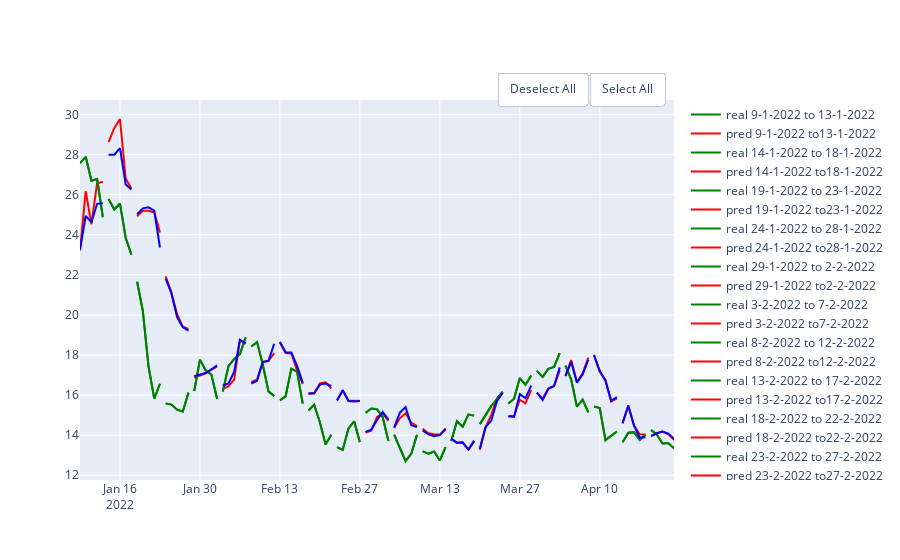

Here is the notebook cell this chart was saved with:
### Markdown cell above
## Random Forest

### Code cell
rf_se = RandomForestRegressor(random_state=10,criterion='mse')
rf_ae = RandomForestRegressor(random_state=10,criterion='mae')
df = pd.DataFrame(columns = ['MAE', 'MSE','RMSE','R2'], index = ['mse','mae'])
show_results(df, df_link,'close',100,5, rf_se, rf_ae)

### Figure 1 — Plotly figure (JSON) as saved in the notebook; plotly's stock layout.template omitted (floating-point values rounded to 4 significant figures)
{"data": [{"line": {"color": "green"}, "mode": "lines", "name": "real 9-1-2022 to 13-1-2022", "type": "scatter", "x": ["2022-01-09T00:00:00", "2022-01-10T00:00:00", "2022-01-11T00:00:00", "2022-01-12T00:00:00", "2022-01-13T00:00:00"], "y": [27.57, 27.88, 26.69, 26.78, 24.87]}, {"line": {"color": "red"}, "mode": "lines", "name": "pred 9-1-2022 to13-1-2022", "type": "scatter", "x": ["2022-01-09T00:00:00", "2022-01-10T00:00:00", "2022-01-11T00:00:00", "2022-01-12T00:00:00", "2022-01-13T00:00:00"], "y": [23.21, 26.17, 24.52, 26.57, 26.63]}, {"line": {"color": "green"}, "mode": "lines", "name": "real 14-1-2022 to 18-1-2022", "type": "scatter", "x": ["2022-01-14T00:00:00", "2022-01-15T00:00:00", "2022-01-16T00:00:00", "2022-01-17T00:00:00", "2022-01-18T00:00:00"], "y": [25.78, 25.25, 25.55, 23.84, 23.0]}, {"line": {"color": "red"}, "mode": "lines", "name": "pred 14-1-2022 to18-1-2022", "type": "scatter", "x": ["2022-01-14T00:00:00", "2022-01-15T00:00:00", "2022-01-16T00:00:00", "2022-01-17T00:00:00", "2022-01-18T00:00:00"], "y": [28.61, 29.31, 29.77, 26.8, 26.3]}, {"line": {"color": "green"}, "mode": "lines", "name": "real 19-1-2022 to 23-1-2022", "type": "scatter", "x": ["2022-01-19T00:00:00", "2022-01-20T00:00:00", "2022-01-21T00:00:00", "2022-01-22T00:00:00", "2022-01-23T00:00:00"], "y": [21.65, 20.2, 17.43, 15.83, 16.57]}, {"line": {"color": "red"}, "mode": "lines", "name": "pred 19-1-2022 to23-1-2022", "type": "scatter", "x": ["2022-01-19T00:00:00", "2022-01-20T00:00:00", "2022-01-21T00:00:00", "2022-01-22T00:00:00", "2022-01-23T00:00:00"], "y": [24.91, 25.19, 25.2, 25.11, 24.11]}, {"line": {"color": "green"}, "mode": "lines", "name": "real 24-1-2022 to 28-1-2022", "type": "scatter", "x": ["2022-01-24T00:00:00", "2022-01-25T00:00:00", "2022-01-26T00:00:00", "2022-01-27T00:00:00", "2022-01-28T00:00:00"], "y": [15.58, 15.53, 15.27, 15.18, 16.12]}, {"line": {"color": "red"}, "mode": "lines", "name": "pred 24-1-2022 to28-1-2022", "type": "scatter", "x": ["2022-01-24T00:00:00", "2022-01-25T00:00:00", "2022-01-26T00:00:00", "2022-01-27T00:00:00", "2022-01-28T00:00:00"], "y": [21.92, 21.12, 20.03, 19.41, 19.3]}, {"line": {"color": "green"}, "mode": "lines", "name": "real 29-1-2022 to 2-2-2022", "type": "scatter", "x": ["2022-01-29T00:00:00", "2022-01-30T00:00:00", "2022-01-31T00:00:00", "2022-02-01T00:00:00", "2022-02-02T00:00:00"], "y": [16.21, 17.77, 17.24, 17.02, 15.82]}, {"line": {"color": "red"}, "mode": "lines", "name": "pred 29-1-2022 to2-2-2022", "type": "scatter", "x": ["2022-01-29T00:00:00", "2022-01-30T00:00:00", "2022-01-31T00:00:00", "2022-02-01T00:00:00", "2022-02-02T00:00:00"], "y": [16.87, 17.0, 17.09, 17.27, 17.42]}, {"line": {"color": "green"}, "mode": "lines", "name": "real 3-2-2022 to 7-2-2022", "type": "scatter", "x": ["2022-02-03T00:00:00", "2022-02-04T00:00:00", "2022-02-05T00:00:00", "2022-02-06T00:00:00", "2022-02-07T00:00:00"], "y": [16.18, 17.45, 17.8, 18.04, 18.88]}, {"line": {"color": "red"}, "mode": "lines", "name": "pred 3-2-2022 to7-2-2022", "type": "scatter", "x": ["2022-02-03T00:00:00", "2022-02-04T00:00:00", "2022-02-05T00:00:00", "2022-02-06T00:00:00", "2022-02-07T00:00:00"], "y": [16.31, 16.43, 16.78, 18.74, 18.55]}, {"line": {"color": "green"}, "mode": "lines", "name": "real 8-2-2022 to 12-2-2022", "type": "scatter", "x": ["2022-02-08T00:00:00", "2022-02-09T00:00:00", "2022-02-10T00:00:00", "2022-02-11T00:00:00", "2022-02-12T00:00:00"], "y": [18.43, 18.64, 17.53, 16.18, 15.95]}, {"line": {"color": "red"}, "mode": "lines", "name": "pred 8-2-2022 to12-2-2022", "type": "scatter", "x": ["2022-02-08T00:00:00", "2022-02-09T00:00:00", "2022-02-10T00:00:00", "2022-02-11T00:00:00", "2022-02-12T00:00:00"], "y": [16.65, 16.78, 17.64, 17.7, 18.09]}, {"line": {"color": "green"}, "mode": "lines", "name": "real 13-2-2022 to 17-2-2022", "type": "scatter", "x": ["2022-02-13T00:00:00", "2022-02-14T00:00:00", "2022-02-15T00:00:00", "2022-02-16T00:00:00", "2022-02-17T00:00:00"], "y": [15.74, 15.94, 17.32, 17.17, 15.57]}, {"line": {"color": "red"}, "mode": "lines", "name": "pred 13-2-2022 to17-2-2022", "type": "scatter", "x": ["2022-02-13T00:00:00", "2022-02-14T00:00:00", "2022-02-15T00:00:00", "2022-02-16T00:00:00", "2022-02-17T00:00:00"], "y": [18.64, 18.1, 18.08, 17.24, 16.54]}, {"line": {"color": "green"}, "mode": "lines", "name": "real 18-2-2022 to 22-2-2022", "type": "scatter", "x": ["2022-02-18T00:00:00", "2022-02-19T00:00:00", "2022-02-20T00:00:00", "2022-02-21T00:00:00", "2022-02-22T00:00:00"], "y": [15.23, 15.52, 14.65, 13.54, 14.03]}, {"line": {"color": "red"}, "mode": "lines", "name": "pred 18-2-2022 to22-2-2022", "type": "scatter", "x": ["2022-02-18T00:00:00", "2022-02-19T00:00:00", "2022-02-20T00:00:00", "2022-02-21T00:00:00", "2022-02-22T00:00:00"], "y": [16.05, 16.08, 16.59, 16.63, 16.33]}, {"line": {"color": "green"}, "mode": "lines", "name": "real 23-2-2022 to 27-2-2022", "type": "scatter", "x": ["2022-02-23T00:00:00", "2022-02-24T00:00:00", "2022-02-25T00:00:00", "2022-02-26T00:00:00", "2022-02-27T00:00:00"], "y": [13.41, 13.27, 14.34, 14.69, 13.65]}, {"line": {"color": "red"}, "mode": "lines", "name": "pred 23-2-2022 to27-2-2022", "type": "scatter", "x": ["2022-02-23T00:00:00", "2022-02-24T00:00:00", "2022-02-25T00:00:00", "2022-02-26T00:00:00", "2022-02-27T00:00:00"], "y": [15.74, 16.25, 15.73, 15.71, 15.71]}, {"line": {"color": "green"}, "mode": "lines", "name": "real 28-2-2022 to 4-3-2022", "type": "scatter", "x": ["2022-02-28T00:00:00", "2022-03-01T00:00:00", "2022-03-02T00:00:00", "2022-03-03T00:00:00", "2022-03-04T00:00:00"], "y": [15.12, 15.33, 15.29, 14.9, 13.71]}, {"line": {"color": "red"}, "mode": "lines", "name": "pred 28-2-2022 to4-3-2022", "type": "scatter", "x": ["2022-02-28T00:00:00", "2022-03-01T00:00:00", "2022-03-02T00:00:00", "2022-03-03T00:00:00", "2022-03-04T00:00:00"], "y": [14.13, 14.22, 14.91, 15.09, 14.71]}, {"line": {"color": "green"}, "mode": "lines", "name": "real 5-3-2022 to 9-3-2022", "type": "scatter", "x": ["2022-03-05T00:00:00", "2022-03-06T00:00:00", "2022-03-07T00:00:00", "2022-03-08T00:00:00", "2022-03-09T00:00:00"], "y": [14.02, 13.34, 12.71, 13.08, 14.02]}, {"line": {"color": "red"}, "mode": "lines", "name": "pred 5-3-2022 to9-3-2022", "type": "scatter", "x": ["2022-03-05T00:00:00", "2022-03-06T00:00:00", "2022-03-07T00:00:00", "2022-03-08T00:00:00", "2022-03-09T00:00:00"], "y": [14.36, 14.84, 15.09, 14.62, 14.45]}, {"line": {"color": "green"}, "mode": "lines", "name": "real 10-3-2022 to 14-3-2022", "type": "scatter", "x": ["2022-03-10T00:00:00", "2022-03-11T00:00:00", "2022-03-12T00:00:00", "2022-03-13T00:00:00", "2022-03-14T00:00:00"], "y": [13.2, 13.08, 13.19, 12.74, 13.4]}, {"line": {"color": "red"}, "mode": "lines", "name": "pred 10-3-2022 to14-3-2022", "type": "scatter", "x": ["2022-03-10T00:00:00", "2022-03-11T00:00:00", "2022-03-12T00:00:00", "2022-03-13T00:00:00", "2022-03-14T00:00:00"], "y": [14.32, 14.1, 14.04, 14.03, 14.34]}, {"line": {"color": "green"}, "mode": "lines", "name": "real 15-3-2022 to 19-3-2022", "type": "scatter", "x": ["2022-03-15T00:00:00", "2022-03-16T00:00:00", "2022-03-17T00:00:00", "2022-03-18T00:00:00", "2022-03-19T00:00:00"], "y": [13.71, 14.7, 14.42, 15.03, 14.98]}, {"line": {"color": "red"}, "mode": "lines", "name": "pred 15-3-2022 to19-3-2022", "type": "scatter", "x": ["2022-03-15T00:00:00", "2022-03-16T00:00:00", "2022-03-17T00:00:00", "2022-03-18T00:00:00", "2022-03-19T00:00:00"], "y": [13.8, 13.62, 13.63, 13.28, 13.67]}, {"line": {"color": "green"}, "mode": "lines", "name": "real 20-3-2022 to 24-3-2022", "type": "scatter", "x": ["2022-03-20T00:00:00", "2022-03-21T00:00:00", "2022-03-22T00:00:00", "2022-03-23T00:00:00", "2022-03-24T00:00:00"], "y": [14.55, 15.01, 15.45, 15.8, 16.17]}, {"line": {"color": "red"}, "mode": "lines", "name": "pred 20-3-2022 to24-3-2022", "type": "scatter", "x": ["2022-03-20T00:00:00", "2022-03-21T00:00:00", "2022-03-22T00:00:00", "2022-03-23T00:00:00", "2022-03-24T00:00:00"], "y": [13.27, 14.38, 15.01, 15.83, 16.15]}, {"line": {"color": "green"}, "mode": "lines", "name": "real 25-3-2022 to 29-3-2022", "type": "scatter", "x": ["2022-03-25T00:00:00", "2022-03-26T00:00:00", "2022-03-27T00:00:00", "2022-03-28T00:00:00", "2022-03-29T00:00:00"], "y": [15.58, 15.82, 16.85, 16.52, 16.97]}, {"line": {"color": "red"}, "mode": "lines", "name": "pred 25-3-2022 to29-3-2022", "type": "scatter", "x": ["2022-03-25T00:00:00", "2022-03-26T00:00:00", "2022-03-27T00:00:00", "2022-03-28T00:00:00", "2022-03-29T00:00:00"], "y": [14.95, 14.97, 15.77, 15.59, 16.25]}, {"line": {"color": "green"}, "mode": "lines", "name": "real 30-3-2022 to 3-4-2022", "type": "scatter", "x": ["2022-03-30T00:00:00", "2022-03-31T00:00:00", "2022-04-01T00:00:00", "2022-04-02T00:00:00", "2022-04-03T00:00:00"], "y": [17.21, 16.91, 17.31, 17.4, 18.09]}, {"line": {"color": "red"}, "mode": "lines", "name": "pred 30-3-2022 to3-4-2022", "type": "scatter", "x": ["2022-03-30T00:00:00", "2022-03-31T00:00:00", "2022-04-01T00:00:00", "2022-04-02T00:00:00", "2022-04-03T00:00:00"], "y": [16.13, 15.82, 16.34, 16.45, 17.24]}, {"line": {"color": "green"}, "mode": "lines", "name": "real 4-4-2022 to 8-4-2022", "type": "scatter", "x": ["2022-04-04T00:00:00", "2022-04-05T00:00:00", "2022-04-06T00:00:00", "2022-04-07T00:00:00", "2022-04-08T00:00:00"], "y": [17.47, 16.77, 15.43, 15.78, 15.14]}, {"line": {"color": "red"}, "mode": "lines", "name": "pred 4-4-2022 to8-4-2022", "type": "scatter", "x": ["2022-04-04T00:00:00", "2022-04-05T00:00:00", "2022-04-06T00:00:00", "2022-04-07T00:00:00", "2022-04-08T00:00:00"], "y": [16.97, 17.74, 16.66, 17.09, 17.86]}, {"line": {"color": "green"}, "mode": "lines", "name": "real 9-4-2022 to 13-4-2022", "type": "scatter", "x": ["2022-04-09T00:00:00", "2022-04-10T00:00:00", "2022-04-11T00:00:00", "2022-04-12T00:00:00", "2022-04-13T00:00:00"], "y": [15.43, 15.35, 13.75, 13.97, 14.18]}, {"line": {"color": "red"}, "mode": "lines", "name": "pred 9-4-2022 to13-4-2022", "type": "scatter", "x": ["2022-04-09T00:00:00", "2022-04-10T00:00:00", "2022-04-11T00:00:00", "2022-04-12T00:00:00", "2022-04-13T00:00:00"], "y": [17.96, 17.17, 16.75, 15.68, 15.84]}, {"line": {"color": "green"}, "mode": "lines", "name": "real 14-4-2022 to 18-4-2022", "type": "scatter", "x": ["2022-04-14T00:00:00", "2022-04-15T00:00:00", "2022-04-16T00:00:00", "2022-04-17T00:00:00", "2022-04-18T00:00:00"], "y": [13.65, 14.12, 14.15, 13.76, 14.04]}, {"line": {"color": "red"}, "mode": "lines", "name": "pred 14-4-2022 to18-4-2022", "type": "scatter", "x": ["2022-04-14T00:00:00", "2022-04-15T00:00:00", "2022-04-16T00:00:00", "2022-04-17T00:00:00", "2022-04-18T00:00:00"], "y": [14.58, 15.45, 14.48, 14.04, 14.04]}, {"line": {"color": "green"}, "mode": "lines", "name": "real 19-4-2022 to 23-4-2022", "type": "scatter", "x": ["2022-04-19T00:00:00", "2022-04-20T00:00:00", "2022-04-21T00:00:00", "2022-04-22T00:00:00", "2022-04-23T00:00:00"], "y": [14.26, 14.02, 13.59, 13.61, 13.34]}, {"line": {"color": "red"}, "mode": "lines", "name": "pred 19-4-2022 to23-4-2022", "type": "scatter", "x": ["2022-04-19T00:00:00", "2022-04-20T00:00:00", "2022-04-21T00:00:00", "2022-04-22T00:00:00", "2022-04-23T00:00:00"], "y": [13.98, 14.1, 14.18, 14.04, 13.77]}, {"line": {"color": "green"}, "mode": "lines", "name": "real 9-1-2022 to 13-1-2022", "type": "scatter", "x": ["2022-01-09T00:00:00", "2022-01-10T00:00:00", "2022-01-11T00:00:00", "2022-01-12T00:00:00", "2022-01-13T00:00:00"], "y": [27.57, 27.88, 26.69, 26.78, 24.87]}, {"line": {"color": "blue"}, "mode": "lines", "name": "pred 9-1-2022 to13-1-2022", "type": "scatter", "x": ["2022-01-09T00:00:00", "2022-01-10T00:00:00", "2022-01-11T00:00:00", "2022-01-12T00:00:00", "2022-01-13T00:00:00"], "y": [23.26, 24.93, 24.62, 25.54, 25.57]}, {"line": {"color": "green"}, "mode": "lines", "name": "real 14-1-2022 to 18-1-2022", "type": "scatter", "x": ["2022-01-14T00:00:00", "2022-01-15T00:00:00", "2022-01-16T00:00:00", "2022-01-17T00:00:00", "2022-01-18T00:00:00"], "y": [25.78, 25.25, 25.55, 23.84, 23.0]}, {"line": {"color": "blue"}, "mode": "lines", "name": "pred 14-1-2022 to18-1-2022", "type": "scatter", "x": ["2022-01-14T00:00:00", "2022-01-15T00:00:00", "2022-01-16T00:00:00", "2022-01-17T00:00:00", "2022-01-18T00:00:00"], "y": [27.99, 27.99, 28.32, 26.5, 26.25]}, {"line": {"color": "green"}, "mode": "lines", "name": "real 19-1-2022 to 23-1-2022", "type": "scatter", "x": ["2022-01-19T00:00:00", "2022-01-20T00:00:00", "2022-01-21T00:00:00", "2022-01-22T00:00:00", "2022-01-23T00:00:00"], "y": [21.65, 20.2, 17.43, 15.83, 16.57]}, {"line": {"color": "blue"}, "mode": "lines", "name": "pred 19-1-2022 to23-1-2022", "type": "scatter", "x": ["2022-01-19T00:00:00", "2022-01-20T00:00:00", "2022-01-21T00:00:00", "2022-01-22T00:00:00", "2022-01-23T00:00:00"], "y": [25.02, 25.31, 25.37, 25.2, 23.36]}, {"line": {"color": "green"}, "mode": "lines", "name": "real 24-1-2022 to 28-1-2022", "type": "scatter", "x": ["2022-01-24T00:00:00", "2022-01-25T00:00:00", "2022-01-26T00:00:00", "2022-01-27T00:00:00", "2022-01-28T00:00:00"], "y": [15.58, 15.53, 15.27, 15.18, 16.12]}, {"line": {"color": "blue"}, "mode": "lines", "name": "pred 24-1-2022 to28-1-2022", "type": "scatter", "x": ["2022-01-24T00:00:00", "2022-01-25T00:00:00", "2022-01-26T00:00:00", "2022-01-27T00:00:00", "2022-01-28T00:00:00"], "y": [21.81, 21.08, 19.88, 19.38, 19.22]}, {"line": {"color": "green"}, "mode": "lines", "name": "real 29-1-2022 to 2-2-2022", "type": "scatter", "x": ["2022-01-29T00:00:00", "2022-01-30T00:00:00", "2022-01-31T00:00:00", "2022-02-01T00:00:00", "2022-02-02T00:00:00"], "y": [16.21, 17.77, 17.24, 17.02, 15.82]}, {"line": {"color": "blue"}, "mode": "lines", "name": "pred 29-1-2022 to2-2-2022", "type": "scatter", "x": ["2022-01-29T00:00:00", "2022-01-30T00:00:00", "2022-01-31T00:00:00", "2022-02-01T00:00:00", "2022-02-02T00:00:00"], "y": [16.94, 17.02, 17.1, 17.28, 17.48]}, {"line": {"color": "green"}, "mode": "lines", "name": "real 3-2-2022 to 7-2-2022", "type": "scatter", "x": ["2022-02-03T00:00:00", "2022-02-04T00:00:00", "2022-02-05T00:00:00", "2022-02-06T00:00:00", "2022-02-07T00:00:00"], "y": [16.18, 17.45, 17.8, 18.04, 18.88]}, {"line": {"color": "blue"}, "mode": "lines", "name": "pred 3-2-2022 to7-2-2022", "type": "scatter", "x": ["2022-02-03T00:00:00", "2022-02-04T00:00:00", "2022-02-05T00:00:00", "2022-02-06T00:00:00", "2022-02-07T00:00:00"], "y": [16.46, 16.58, 17.16, 18.75, 18.59]}, {"line": {"color": "green"}, "mode": "lines", "name": "real 8-2-2022 to 12-2-2022", "type": "scatter", "x": ["2022-02-08T00:00:00", "2022-02-09T00:00:00", "2022-02-10T00:00:00", "2022-02-11T00:00:00", "2022-02-12T00:00:00"], "y": [18.43, 18.64, 17.53, 16.18, 15.95]}, {"line": {"color": "blue"}, "mode": "lines", "name": "pred 8-2-2022 to12-2-2022", "type": "scatter", "x": ["2022-02-08T00:00:00", "2022-02-09T00:00:00", "2022-02-10T00:00:00", "2022-02-11T00:00:00", "2022-02-12T00:00:00"], "y": [16.58, 16.71, 17.66, 17.71, 18.56]}, {"line": {"color": "green"}, "mode": "lines", "name": "real 13-2-2022 to 17-2-2022", "type": "scatter", "x": ["2022-02-13T00:00:00", "2022-02-14T00:00:00", "2022-02-15T00:00:00", "2022-02-16T00:00:00", "2022-02-17T00:00:00"], "y": [15.74, 15.94, 17.32, 17.17, 15.57]}, {"line": {"color": "blue"}, "mode": "lines", "name": "pred 13-2-2022 to17-2-2022", "type": "scatter", "x": ["2022-02-13T00:00:00", "2022-02-14T00:00:00", "2022-02-15T00:00:00", "2022-02-16T00:00:00", "2022-02-17T00:00:00"], "y": [18.65, 18.14, 18.12, 17.46, 16.62]}, {"line": {"color": "green"}, "mode": "lines", "name": "real 18-2-2022 to 22-2-2022", "type": "scatter", "x": ["2022-02-18T00:00:00", "2022-02-19T00:00:00", "2022-02-20T00:00:00", "2022-02-21T00:00:00", "2022-02-22T00:00:00"], "y": [15.23, 15.52, 14.65, 13.54, 14.03]}, {"line": {"color": "blue"}, "mode": "lines", "name": "pred 18-2-2022 to22-2-2022", "type": "scatter", "x": ["2022-02-18T00:00:00", "2022-02-19T00:00:00", "2022-02-20T00:00:00", "2022-02-21T00:00:00", "2022-02-22T00:00:00"], "y": [16.09, 16.09, 16.52, 16.57, 16.45]}, {"line": {"color": "green"}, "mode": "lines", "name": "real 23-2-2022 to 27-2-2022", "type": "scatter", "x": ["2022-02-23T00:00:00", "2022-02-24T00:00:00", "2022-02-25T00:00:00", "2022-02-26T00:00:00", "2022-02-27T00:00:00"], "y": [13.41, 13.27, 14.34, 14.69, 13.65]}, {"line": {"color": "blue"}, "mode": "lines", "name": "pred 23-2-2022 to27-2-2022", "type": "scatter", "x": ["2022-02-23T00:00:00", "2022-02-24T00:00:00", "2022-02-25T00:00:00", "2022-02-26T00:00:00", "2022-02-27T00:00:00"], "y": [15.73, 16.24, 15.71, 15.68, 15.71]}, {"line": {"color": "green"}, "mode": "lines", "name": "real 28-2-2022 to 4-3-2022", "type": "scatter", "x": ["2022-02-28T00:00:00", "2022-03-01T00:00:00", "2022-03-02T00:00:00", "2022-03-03T00:00:00", "2022-03-04T00:00:00"], "y": [15.12, 15.33, 15.29, 14.9, 13.71]}, {"line": {"color": "blue"}, "mode": "lines", "name": "pred 28-2-2022 to4-3-2022", "type": "scatter", "x": ["2022-02-28T00:00:00", "2022-03-01T00:00:00", "2022-03-02T00:00:00", "2022-03-03T00:00:00", "2022-03-04T00:00:00"], "y": [14.16, 14.28, 14.75, 15.16, 14.78]}, {"line": {"color": "green"}, "mode": "lines", "name": "real 5-3-2022 to 9-3-2022", "type": "scatter", "x": ["2022-03-05T00:00:00", "2022-03-06T00:00:00", "2022-03-07T00:00:00", "2022-03-08T00:00:00", "2022-03-09T00:00:00"], "y": [14.02, 13.34, 12.71, 13.08, 14.02]}, {"line": {"color": "blue"}, "mode": "lines", "name": "pred 5-3-2022 to9-3-2022", "type": "scatter", "x": ["2022-03-05T00:00:00", "2022-03-06T00:00:00", "2022-03-07T00:00:00", "2022-03-08T00:00:00", "2022-03-09T00:00:00"], "y": [14.38, 15.12, 15.4, 14.5, 14.4]}, {"line": {"color": "green"}, "mode": "lines", "name": "real 10-3-2022 to 14-3-2022", "type": "scatter", "x": ["2022-03-10T00:00:00", "2022-03-11T00:00:00", "2022-03-12T00:00:00", "2022-03-13T00:00:00", "2022-03-14T00:00:00"], "y": [13.2, 13.08, 13.19, 12.74, 13.4]}, {"line": {"color": "blue"}, "mode": "lines", "name": "pred 10-3-2022 to14-3-2022", "type": "scatter", "x": ["2022-03-10T00:00:00", "2022-03-11T00:00:00", "2022-03-12T00:00:00", "2022-03-13T00:00:00", "2022-03-14T00:00:00"], "y": [14.24, 14.05, 13.95, 14.0, 14.3]}, {"line": {"color": "green"}, "mode": "lines", "name": "real 15-3-2022 to 19-3-2022", "type": "scatter", "x": ["2022-03-15T00:00:00", "2022-03-16T00:00:00", "2022-03-17T00:00:00", "2022-03-18T00:00:00", "2022-03-19T00:00:00"], "y": [13.71, 14.7, 14.42, 15.03, 14.98]}, {"line": {"color": "blue"}, "mode": "lines", "name": "pred 15-3-2022 to19-3-2022", "type": "scatter", "x": ["2022-03-15T00:00:00", "2022-03-16T00:00:00", "2022-03-17T00:00:00", "2022-03-18T00:00:00", "2022-03-19T00:00:00"], "y": [13.83, 13.63, 13.64, 13.29, 13.73]}, {"line": {"color": "green"}, "mode": "lines", "name": "real 20-3-2022 to 24-3-2022", "type": "scatter", "x": ["2022-03-20T00:00:00", "2022-03-21T00:00:00", "2022-03-22T00:00:00", "2022-03-23T00:00:00", "2022-03-24T00:00:00"], "y": [14.55, 15.01, 15.45, 15.8, 16.17]}, {"line": {"color": "blue"}, "mode": "lines", "name": "pred 20-3-2022 to24-3-2022", "type": "scatter", "x": ["2022-03-20T00:00:00", "2022-03-21T00:00:00", "2022-03-22T00:00:00", "2022-03-23T00:00:00", "2022-03-24T00:00:00"], "y": [13.31, 14.4, 14.72, 15.7, 16.11]}, {"line": {"color": "green"}, "mode": "lines", "name": "real 25-3-2022 to 29-3-2022", "type": "scatter", "x": ["2022-03-25T00:00:00", "2022-03-26T00:00:00", "2022-03-27T00:00:00", "2022-03-28T00:00:00", "2022-03-29T00:00:00"], "y": [15.58, 15.82, 16.85, 16.52, 16.97]}, {"line": {"color": "blue"}, "mode": "lines", "name": "pred 25-3-2022 to29-3-2022", "type": "scatter", "x": ["2022-03-25T00:00:00", "2022-03-26T00:00:00", "2022-03-27T00:00:00", "2022-03-28T00:00:00", "2022-03-29T00:00:00"], "y": [14.95, 14.92, 16.05, 15.84, 16.47]}, {"line": {"color": "green"}, "mode": "lines", "name": "real 30-3-2022 to 3-4-2022", "type": "scatter", "x": ["2022-03-30T00:00:00", "2022-03-31T00:00:00", "2022-04-01T00:00:00", "2022-04-02T00:00:00", "2022-04-03T00:00:00"], "y": [17.21, 16.91, 17.31, 17.4, 18.09]}, {"line": {"color": "blue"}, "mode": "lines", "name": "pred 30-3-2022 to3-4-2022", "type": "scatter", "x": ["2022-03-30T00:00:00", "2022-03-31T00:00:00", "2022-04-01T00:00:00", "2022-04-02T00:00:00", "2022-04-03T00:00:00"], "y": [16.12, 15.75, 16.31, 16.45, 17.38]}, {"line": {"color": "green"}, "mode": "lines", "name": "real 4-4-2022 to 8-4-2022", "type": "scatter", "x": ["2022-04-04T00:00:00", "2022-04-05T00:00:00", "2022-04-06T00:00:00", "2022-04-07T00:00:00", "2022-04-08T00:00:00"], "y": [17.47, 16.77, 15.43, 15.78, 15.14]}, {"line": {"color": "blue"}, "mode": "lines", "name": "pred 4-4-2022 to8-4-2022", "type": "scatter", "x": ["2022-04-04T00:00:00", "2022-04-05T00:00:00", "2022-04-06T00:00:00", "2022-04-07T00:00:00", "2022-04-08T00:00:00"], "y": [16.94, 17.66, 16.62, 17.03, 17.76]}, {"line": {"color": "green"}, "mode": "lines", "name": "real 9-4-2022 to 13-4-2022", "type": "scatter", "x": ["2022-04-09T00:00:00", "2022-04-10T00:00:00", "2022-04-11T00:00:00", "2022-04-12T00:00:00", "2022-04-13T00:00:00"], "y": [15.43, 15.35, 13.75, 13.97, 14.18]}, {"line": {"color": "blue"}, "mode": "lines", "name": "pred 9-4-2022 to13-4-2022", "type": "scatter", "x": ["2022-04-09T00:00:00", "2022-04-10T00:00:00", "2022-04-11T00:00:00", "2022-04-12T00:00:00", "2022-04-13T00:00:00"], "y": [18.0, 17.21, 16.72, 15.71, 15.9]}, {"line": {"color": "green"}, "mode": "lines", "name": "real 14-4-2022 to 18-4-2022", "type": "scatter", "x": ["2022-04-14T00:00:00", "2022-04-15T00:00:00", "2022-04-16T00:00:00", "2022-04-17T00:00:00", "2022-04-18T00:00:00"], "y": [13.65, 14.12, 14.15, 13.76, 14.04]}, {"line": {"color": "blue"}, "mode": "lines", "name": "pred 14-4-2022 to18-4-2022", "type": "scatter", "x": ["2022-04-14T00:00:00", "2022-04-15T00:00:00", "2022-04-16T00:00:00", "2022-04-17T00:00:00", "2022-04-18T00:00:00"], "y": [14.61, 15.48, 14.47, 13.88, 13.9]}, {"line": {"color": "green"}, "mode": "lines", "name": "real 19-4-2022 to 23-4-2022", "type": "scatter", "x": ["2022-04-19T00:00:00", "2022-04-20T00:00:00", "2022-04-21T00:00:00", "2022-04-22T00:00:00", "2022-04-23T00:00:00"], "y": [14.26, 14.02, 13.59, 13.61, 13.34]}, {"line": {"color": "blue"}, "mode": "lines", "name": "pred 19-4-2022 to23-4-2022", "type": "scatter", "x": ["2022-04-19T00:00:00", "2022-04-20T00:00:00", "2022-04-21T00:00:00", "2022-04-22T00:00:00", "2022-04-23T00:00:00"], "y": [13.96, 14.1, 14.18, 14.08, 13.82]}], "layout": {"updatemenus": [{"buttons": [{"args": ["visible", "legendonly"], "label": "Deselect All", "method": "restyle"}, {"args": ["visible", true], "label": "Select All", "method": "restyle"}], "direction": "left", "pad": {"r": 10, "t": 10}, "showactive": false, "type": "buttons", "x": 1, "xanchor": "right", "y": 1.1, "yanchor": "top"}]}}
